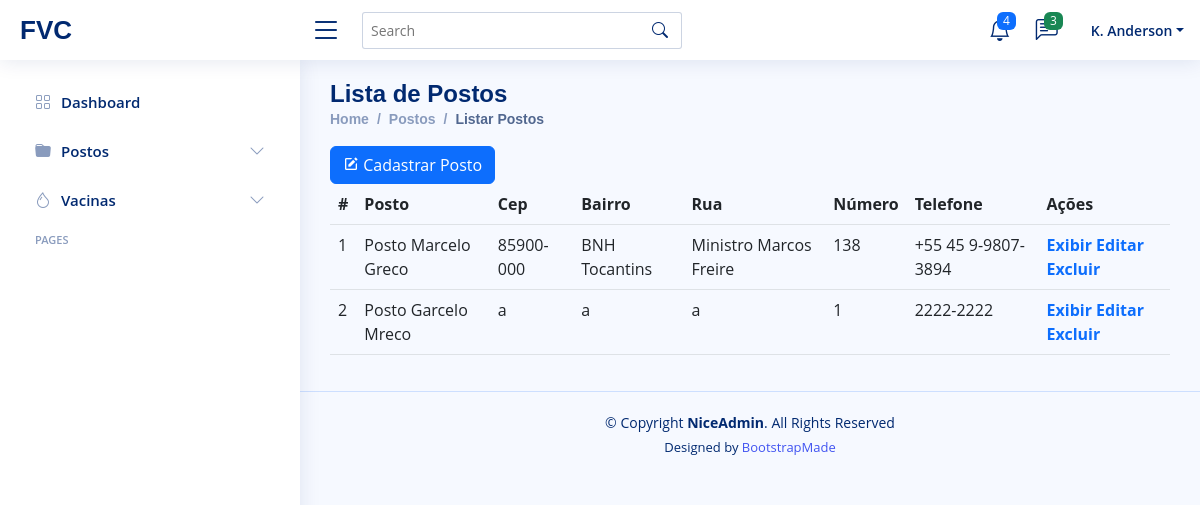
/posindex/, run on an earlier commit of the app's database.
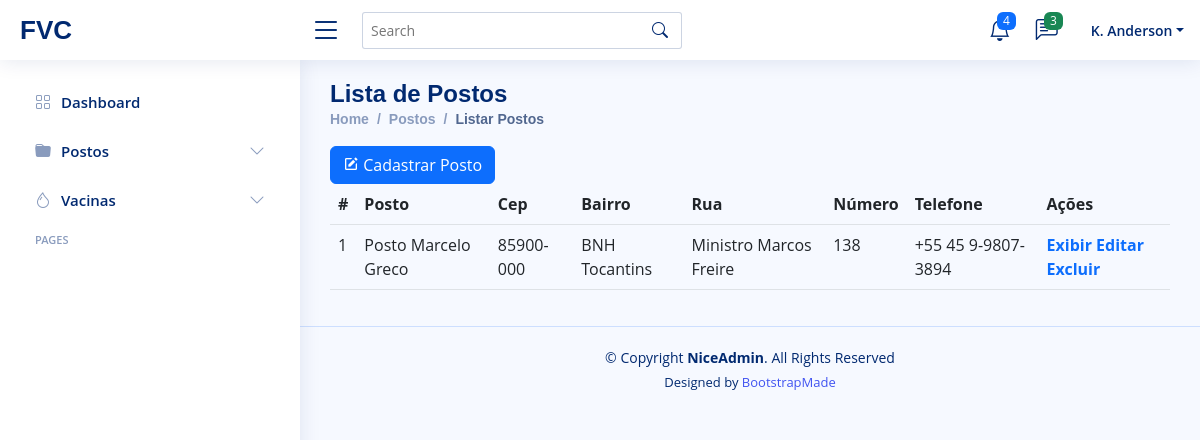
And on a later commit of the database.
### core/models.py (models this page shows, shortened)
class postos(models.Model):
    pos_nome = models.CharField(max_length = 120)
    pos_cep = models.CharField(max_length = 45)
    pos_rua = models.CharField(max_length = 45)
    pos_bairro = models.CharField(max_length = 45)
    pos_numero = models.IntegerField()
    pos_logradouro = models.CharField(max_length = 45)
    pos_telefone = models.CharField(max_length = 45)
    class Meta:
        verbose_name_plural = "Postos"

### core/views.py (the view)
# urls.py: path('posindex/', pos_index, name= "lista_postos"),
def pos_index(request):
    posto = postos.objects.all()
    pacote = {"postoChave": posto}
    return render(request, "pos-index.html", pacote)

### core/templates/pos-index.html (shortened to what this page needs)
{%extends 'layouts/pages-blank.html'%}
{%block page-name%}Lista de Postos{%endblock page-name%}
{%block directory%}
<li class="breadcrumb-item"><a href="index.html">Home</a></li>
<li class="breadcrumb-item">Postos</li>
<li class="breadcrumb-item active">Listar Postos</li>
{%endblock directory%}
{%block main-content%}
<a href= "{% url 'create_postos'%}">
<button type="button" class="btn btn-primary">
  <i class="bx bxs-edit"></i>
  Cadastrar Posto
</button>
</a>
<table class="table">
  <thead>
    <tr>
      <th scope="col">#</th>
      <th scope="col">Posto</th>
      <th scope="col">Cep</th>
      <th scope="col">Bairro</th>
      <th scope="col">Rua</th>
      <th scope="col">Número</th>
      <th scope="col">Telefone</th>
      <th scope="col">Ações</th>
    </tr>
  </thead>
  <tbody>
    {%for i in postoChave%}
    <tr>
        <td>{{i.id}}</td>
        <td>{{i.pos_nome}} </td>
        <td>{{i.pos_cep}} </td>
        <td>{{i.pos_bairro}} </td>
        <td>{{i.pos_rua}} </td>
        <td>{{i.pos_numero}} </td>
        <td>{{i.pos_telefone}} </td>
        <td>
          <a href="{%url 'show_postos' i.id%}" class="text-primary fw-bold">Exibir</a>
          <a href="{%url 'update_postos' i.id%}" class="text-primary fw-bold">Editar</a>
          <a href="{%url 'delete_postos' i.id%}" class="text-primary fw-bold">Excluir</a>
        </td>
    </tr>
    {%endfor%}
  </tbody>
</table>
{%endblock main-content%}

What changed in the data, as far as the page shows it:
removed postos: id "2", pos_nome "Posto Garcelo Mreco", pos_cep "a", pos_bairro "a", pos_rua "a", pos_numero "1", pos_telefone "2222-2222"
